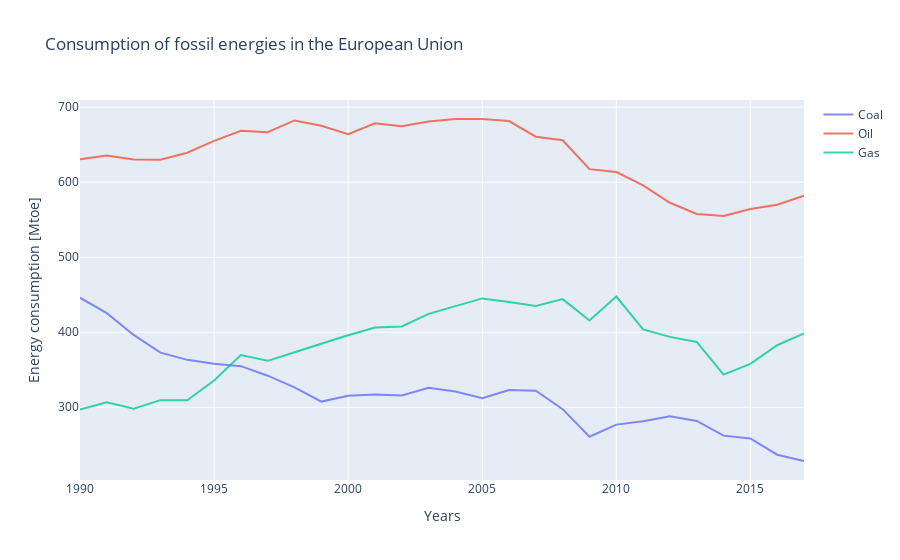

Notebook source saved alongside this figure:
### Code cell
data = [coal_cons, oil_cons, gas_cons, fossil_cons]
name_columns = ["Coal", "Oil", "Gas", "Fossil (total)"]
title = "Consumption of fossil energies in the European Union"
y_title = "Energy consumption [Mtoe]"
visualize(data, name_columns, title, y_title, total=False, show=True)

### Figure 1 — Plotly figure (JSON) as saved in the notebook; plotly's stock layout.template omitted (floating-point values rounded to 4 significant figures)
{"data": [{"name": "Coal", "opacity": 0.8, "type": "scatter", "x": [1990, 1991, 1992, 1993, 1994, 1995, 1996, 1997, 1998, 1999, 2000, 2001, 2002, 2003, 2004, 2005, 2006, 2007, 2008, 2009, 2010, 2011, 2012, 2013, 2014, 2015, 2016, 2017], "y": [446, 425.4, 396.4, 372.8, 363.2, 358.1, 354.8, 342.1, 326.6, 307.6, 315.5, 317, 315.6, 326.1, 321.1, 312.1, 322.9, 322, 297.5, 260.8, 276.9, 281.4, 288.1, 281.8, 262.2, 258.4, 236.8, 228.4]}, {"name": "Oil", "opacity": 0.8, "type": "scatter", "x": [1990, 1991, 1992, 1993, 1994, 1995, 1996, 1997, 1998, 1999, 2000, 2001, 2002, 2003, 2004, 2005, 2006, 2007, 2008, 2009, 2010, 2011, 2012, 2013, 2014, 2015, 2016, 2017], "y": [630.6, 635.6, 630.2, 630, 639.3, 655, 668.4, 666.7, 682.3, 675.1, 663.9, 678.4, 674.6, 680.8, 684.1, 684.2, 681.5, 660.6, 655.8, 617.4, 613.5, 595.7, 572.6, 557.7, 554.9, 564.2, 570, 582]}, {"name": "Gas", "opacity": 0.8, "type": "scatter", "x": [1990, 1991, 1992, 1993, 1994, 1995, 1996, 1997, 1998, 1999, 2000, 2001, 2002, 2003, 2004, 2005, 2006, 2007, 2008, 2009, 2010, 2011, 2012, 2013, 2014, 2015, 2016, 2017], "y": [297, 306.7, 298, 309.5, 309.2, 335.7, 369.5, 361.9, 373.4, 384.8, 396, 406.3, 407.8, 424.5, 435.2, 445.1, 440.2, 435, 444.1, 415.7, 447.6, 403.8, 393.8, 387.1, 343.5, 357.9, 382.7, 398.4]}], "layout": {"legend": {"orientation": "v"}, "title": {"text": "Consumption of fossil energies in the European Union"}, "xaxis": {"title": {"text": "Years"}}, "yaxis": {"title": {"text": "Energy consumption [Mtoe]"}}}}
